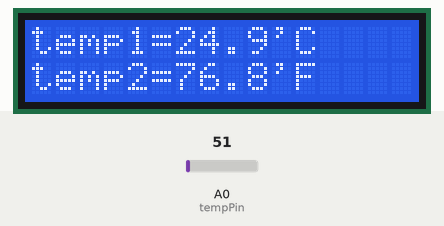
Recording of a sketch running on a simulated Arduino Uno, built with avr-gcc and run on an emulated ATmega328P. Parts: 16×2 character LCD. Inputs (shaded band) come from the test bench; at power-on: A0 (tempPin) = 51.

Above: at 1.2 s.
1.3 s: A0 (tempPin) set to 23
At 2.5 s:
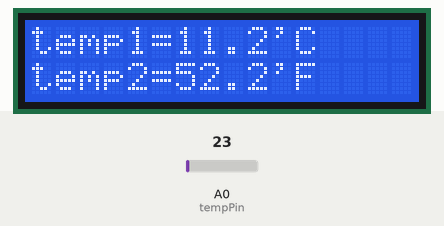
3.5 s: A0 (tempPin) set to 19
At 5.2 s:
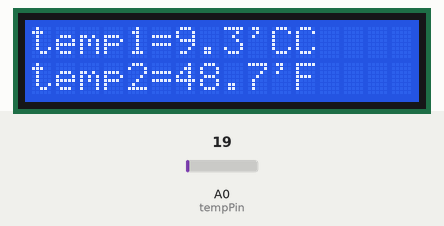
5.5 s: A0 (tempPin) set to 15
At 7.1 s:
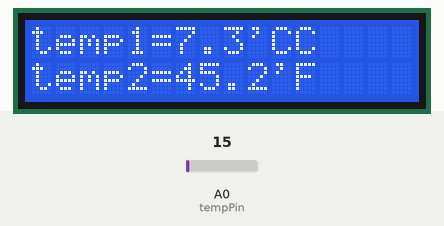
Timing chart, 0 to 8.6 s (numbered marks = the images above; inputs shaded):
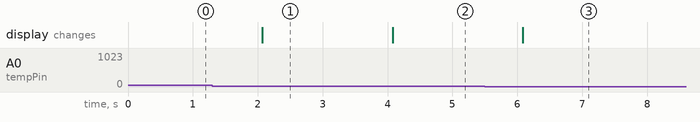

The sketch:

lcdTemp.ino
```cpp
// include the library code:
#include <LiquidCrystal.h>

// initialize the library by associating any needed LCD interface pin
// with the arduino pin number it is connected to

LiquidCrystal lcd(7,9,10,11,12,13);
//declear the varbles
 float tempc,tempf;
int tempPin=A0;

void setup() {
  // set up the LCD's number of columns and rows:
  lcd.begin(16, 2);

  // Print a message to the LCD.
  lcd.print("temp1=");
  lcd.setCursor(0, 1);
  lcd.print("temp2=");

}

void loop() {
  tempc=analogRead(tempPin);//read the value from the sensor
 tempc=(5.0*tempc*100.0)/1024.0;//read to analog data to temparture
  tempf=((tempc*9)/5)+32;//covert to celcius to farehinite
  // set the cursor to column 0, line 1
  // (note: line 1 is the second row, since counting begins with 0):
  lcd.setCursor(6, 0);
  // print the temp
  lcd.print(tempc,1);
  lcd.print("'C");

   lcd.setCursor(6, 1);
  // print the temp
  lcd.print(tempf,1);
  lcd.print("'F");

  //sleep
  delay(1000);

}
```

Measured:
- the behaviour switches between 21 and 20 on A0 (tempPin) (found by bisection; images 1 and 2)
- after the input at 1.3 s, the display: changes after 0.77 s (image 1)
- after the input at 3.5 s, the display: changes after 0.58 s (image 2)
- after the input at 5.5 s, the display: changes after 0.58 s (image 3)
